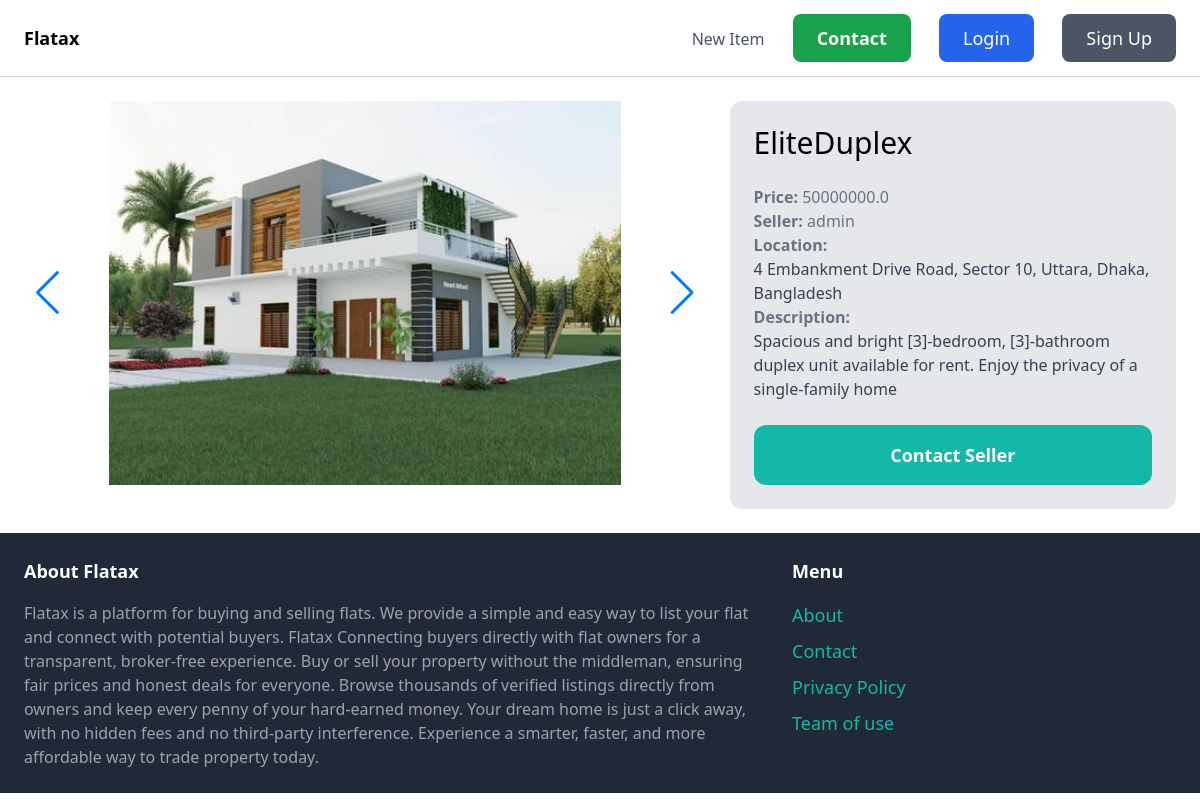
Page /items/1/ on the committed database.
### items/models.py (models this page shows, shortened)
class ItemImage(models.Model):
    item = models.ForeignKey(Item, related_name='images', on_delete=models.CASCADE)
    image = models.ImageField(upload_to='items/')

class Item(models.Model):
    category = models.ForeignKey(Category, related_name='items', on_delete=models.CASCADE)
    name = models.CharField(max_length=300)
    description = models.TextField(blank=True, null=True)
    price = models.FloatField()
    Location= models.TextField(blank=True, null=True)
    is_sold = models.BooleanField(default=False)
    created_by = models.ForeignKey(User, related_name='items', on_delete=models.CASCADE)
    created_at = models.DateTimeField(auto_now_add=True)
    image = models.ImageField(upload_to='items_images', blank=True, null=True)
    "image = models.ImageField(upload_to='items_images', blank=True, null=True)"

### items/views.py (the view)
# urls.py: path('<int:pk>/', views.detail, name='detail'),
def detail(request, pk):
    item = get_object_or_404(Item, pk=pk)
    related_items = Item.objects.filter(category=item.category, is_sold=False).exclude(pk=pk)[0:3]
    return render(request, 'items/detail.html', {
        'item': item,
        'related_items': related_items
    })

### items/templates/items/detail.html (shortened to what this page needs)
{% extends 'core/base.html' %}
{% block content %}
<div class="grid grid-cols-5 gap-6">
    <div class="col-span-3">
        <div class="swiper h-96 w-full rounded-xl overflow-hidden">
            <div class="swiper-wrapper">
                {% for img in item.images.all %}
                    <div class="swiper-slide">
                        <img src="{{ img.image.url }}" class="w-full h-full object-contain">
                    </div>
                {% empty %}
                    <div class="w-full h-full bg-gray-200 flex items-center justify-center text-gray-500">
                        No image
                    </div>
                {% endfor %}
            </div>
            <div class="swiper-button-prev"></div>
            <div class="swiper-button-next"></div>
        </div>
    </div>
    <div class="col-span-2 p-6 bg-gray-200 rounded-xl flex flex-col h-full">
        <div class="flex-1">
            <h1 class="mb-6 text-3xl">{{ item.name }}</h1>
            <p class="text-gray-500"><strong>Price: </strong> {{ item.price }}</p>
            <p class="text-gray-500"><strong>Seller: </strong> {{ item.created_by.username }}</p>
            {% if item.Location %}
                 <p class="text-gray-700 ">
                    <strong class="text-gray-500">Location: </strong><br>
                    {{ item.Location }}
                 </p>
            {% endif %}
            {% if item.description %}
                 <p class="text-gray-700 ">
                    <strong class="text-gray-500">Description: </strong><br>
                    {{ item.description }}
                 </p>
            {% endif %}
        </div>
        <div class="mt-6">
            <a href="{% url 'conversation:new' item.id %}" class="block w-full text-center px-6 py-4 text-lg font-semibold bg-teal-500 text-white rounded-xl hover:bg-teal-700">
                Contact Seller
            </a>
        </div>
    </div>
</div>
<link rel="stylesheet" href="https://cdn.jsdelivr.net/npm/swiper@11/swiper-bundle.min.css" />
{% endblock %}

### rows in the picture
ItemImage: image (picture)
Item: name "EliteDuplex", price "50000000.0", created_by.username "admin", Location "4 Embankment Drive Road, Sector 10, Uttara, Dhaka, Bangladesh", description "Spacious and bright [3]-bedroom, [3]-bathroom duplex unit available for rent. Enjoy the privacy of a single-family home"
